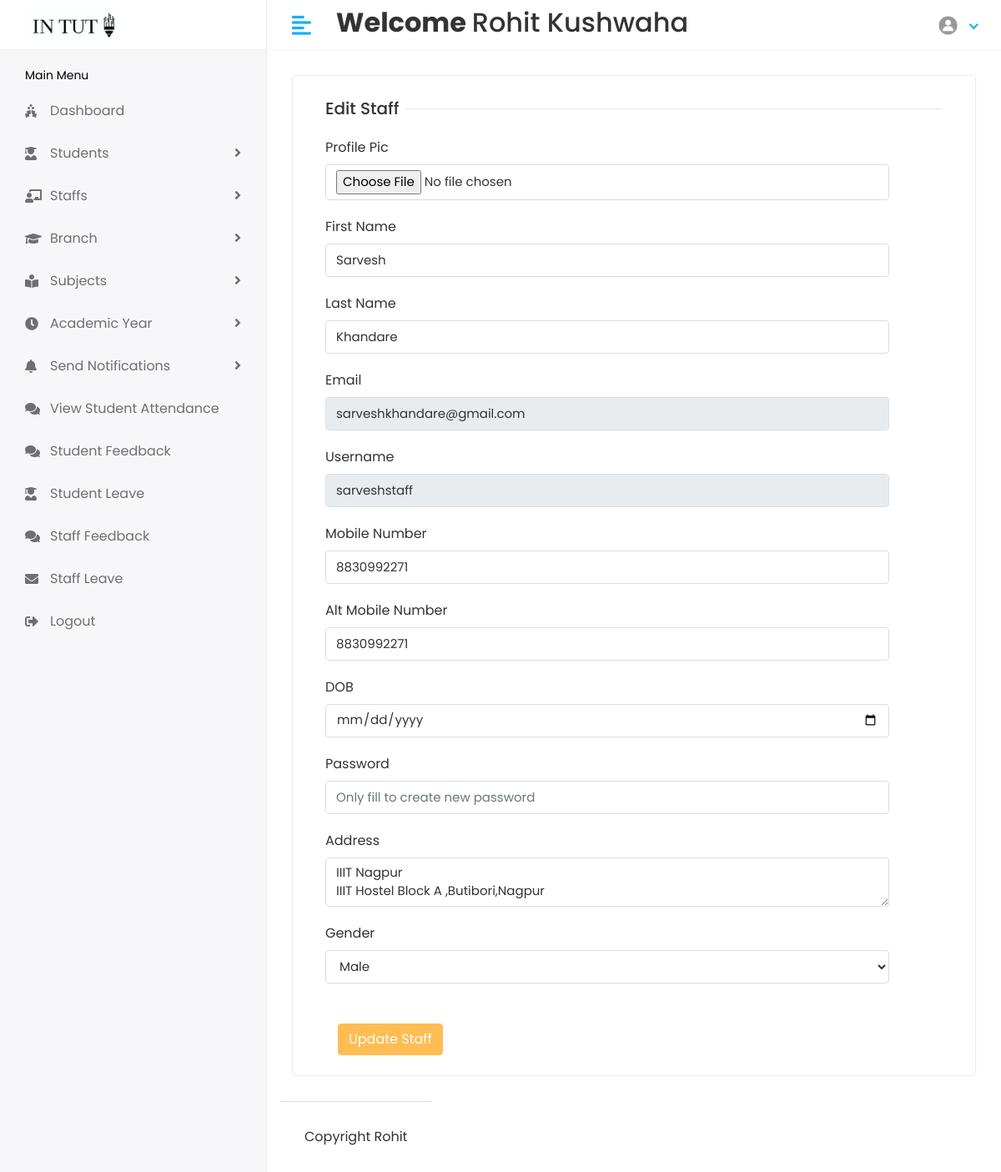
The app's page /Hod/staff/edit/1 (signed in) with its own data.
### stuapp/models.py (models this page shows, shortened)
class CustomUser(AbstractUser):
    USER={
        (1,'HOD'),(2,'STAFF'),(3,'STUDENT')
    }
    user_type=models.CharField(choices=USER,max_length=100,default=1)
    profile_pic=models.ImageField(upload_to='media/profile_pic')

class Staff(models.Model):
    admin=models.OneToOneField(CustomUser,on_delete=models.CASCADE)
    gender=models.CharField(max_length=10)
    address=models.TextField()
    created_at=models.DateField(auto_now_add=True)
    updated_at=models.DateField(auto_now=True)
    dob=models.DateField(default=datetime.now)
    mobile=models.CharField(max_length=100,default="0")
    altmobile=models.CharField(max_length=100,default="0")

### student/hodviews.py (the view)
# urls.py: path('Hod/staff/edit/<str:id>',hodviews.editstaff,name='editstaff'),
@login_required(login_url='/')
def editstaff(request,id):
    staff=Staff.objects.filter(id=id)
    return render(request,'hod/editstaff.html',{'staff':staff})

### templates/hod/editstaff.html (shortened to what this page needs)
{% extends 'base.html' %}
{% block content %}
  <div class="row">
                  <div class="col-sm-12">
                     <div class="card">
                        <div class="card-body">
                           <form method="post" action="{% url 'staffupdate' %}" enctype="multipart/form-data">
                                 <div class="col-12">
                                    <h5 class="form-title"><span>Edit Staff</span></h5>
                                 </div>
                                 {% for i in staff %}
                                 <div class="col-sm-11">
                                    <div class="form-group">
                                       <label>Profile Pic</label>
                                       <input type="file" class="form-control" name="profile_pic"  >
                                    </div>
                                 </div>
                                 <div class="col-sm-11">
                                    <div class="form-group">
                                       <label>First Name</label>
                                       <input type="text" class="form-control" name="first_name"  value="{{i.admin.first_name}}">
                                    </div>
                                 </div>
                                 <div class="col-sm-11">
                                    <div class="form-group">
                                       <label>Last Name</label>
                                       <input type="text" class="form-control" name="last_name"  value="{{i.admin.last_name}}">
                                    </div>
                                 </div>
                               <div class="col-sm-11">
                                    <div class="form-group">
                                       <label>Email</label>
                                       <input type="text" class="form-control" name="email"  value="{{i.admin.email}}" readonly>
                                    </div>
                                 </div>
                                 <div class="col-sm-11">
                                    <div class="form-group">
                                       <label>Username</label>
                                       <input type="text" class="form-control" name="username"  value="{{i.admin.username}}" readonly>
                                    </div>
                                 </div>
                                 <div class="col-sm-11">
                                    <div class="form-group">
                                       <label>Mobile Number</label>
                                       <input type="tel" class="form-control" name="mobile"  value="{{i.mobile}}">
                                    </div>
                                 </div>
                                 <div class="col-sm-11">
                                    <div class="form-group">
                                       <label>Alt Mobile Number</label>
                                       <input type="tel" class="form-control" name="altmobile"  value="{{i.altmobile}}">
                                    </div>
                                 </div>
                                 <div class="col-sm-11">
                                    <div class="form-group">
                                       <label>DOB</label>
                                       <input type="date" class="form-control" name="dob"  value="{{i.dob}}">
                                    </div>
                                 </div>
                               <div class="col-sm-11">
                                    <div class="form-group">
                                       <label>Password</label>
                                       <input type="password" class="form-control" name="password" placeholder="Only fill to create new password" >
                                    </div>
                                 </div>
                               <div class="col-sm-11">
                                    <div class="form-group">
                                        <label>Address</label>
                                        <textarea class="form-control" name="address"  >{{i.address}}</textarea>
                                    </div>
                                 </div>
                               <div class="col-sm-11">
                                    <label>Gender</label>
                                       <select class="form-control" name="gender"  >
                                          <option value="{{i.gender}}" >{{i.gender}}</option>
                                       </select>
                                 </div>
                               <br>
                               <div class="col-sm-11">
                           <br>
                           <div class="col-12">
                            <button type="submit" class="btn btn-primary">Update Staff</button>
                         </div>
{% endfor %}
                           </form>
                        </div>
                     </div>
                  </div>
               </div>
{% endblock %}

### templates/includes/header.html (shortened to what this page needs)
{% load static %}
<div class="header" >
    <div class="header-left" style="background-color:white">
        {% if user.user_type == '1' %}
        <a href="{% url 'hodhome'%}" class="logo container" >
            <img src="{% static 'assets/img/logo1big.png'%}" width="300px" height="100px" alt="Logo">
        </a>
        {% elif user.user_type == '2' %}
        <a href="{% url 'staffhome'%}" class="logo">
            <img src="{% static 'assets/img/logo1big.png'%}" alt="Logo">
        </a>
        {% else %}
        <a href="{% url 'studenthome'%}" class="logo">
            <img src="{% static 'assets/img/logo1big.png'%}" alt="Logo">
        </a>
        {% endif %}
    </div>
    <a href="javascript:void(0);" id="toggle_btn">
        <i class="fas fa-align-left"></i>
    </a>
    <div class="top-nav-search my-2">
        <h2><strong> Welcome </strong> {{user.first_name}} {{user.last_name}} </h2>
    </div>
    <ul class="nav user-menu">
        <li class="nav-item dropdown has-arrow">
            <a href="#" class="dropdown-toggle nav-link" data-toggle="dropdown">
                {% if user.profile_pic == "" %}
                <span class="user-img"><img class="rounded-circle" src="{% static 'assets/img/noimg.jpg' %}" width="31"
                        ></span>
                {% else %}
                <span class="user-img"><img class="rounded-circle" src="/{{user.profile_pic}}" width="31"
                        alt="Ryan Taylor"></span>
                {% endif %}
            </a>
        </li>
    </ul>
</div>

### static/assets/css/style.css (style rules this page uses)
html { height: 100%; }
body { background-color: #fff; color: #333; font-family: 'Poppins', sans-serif; font-size: 1rem; height: 100%; line-height: 1.5; overflow-x: hidden; }
h1, h2, h3, h4, h5, h6 { font-family: 'Poppins', sans-serif; margin-top: 0; }
.form-control { border: 1px solid #ddd; box-shadow: none; color: #333; font-size: 15px; height: 40px; }
a { color: #009ce7; }
input, button, a { transition: all 0.4s ease; -moz-transition: all 0.4s ease; -o-transition: all 0.4s ease; -ms-transition: all 0.4s ease; -webkit-transition: all 0.4s ease; }
input, input:focus, button, button:focus { outline: none; }
input[type="file"] { height: auto; min-height: calc(1.5em + .75rem + 2px); }
input[type=text], input[type=password] { -webkit-appearance: none; -moz-appearance: none; appearance: none; }
textarea.form-control { resize: vertical; }
.form-group { margin-bottom: 1.25rem; }
ul, ol { padding: 0px; list-style: none; }
.btn-primary { background-color: #FFBC53; border: 1px solid #FFBC53; }
.card { border: 1px solid #ececf5; box-shadow: 0 1px 3px 0 rgba(0, 0, 0, 0.03); margin-bottom: 1.875rem; }
.card-body { padding: 1.5rem; }
.header { background-color: #fff; border-bottom: 1px solid #f3f3f4; left: 0; position: fixed; right: 0; top: 0; z-index: 1001; height: 60px; }
.header .header-left { float: left; height: 60px; padding: 0 20px; position: relative; width: 320px; z-index: 1; transition: all 0.2s ease-in-out; background-color: #f7f7fa; border-bottom: 1px solid #efefef; border-right: 1px solid #ececf5; display: flex; align-items: center; }
.header .header-left .logo { display: inline-block; line-height: 60px; }
.header .header-left .logo img { max-height: 40px; width: auto; }
.header .dropdown-toggle:after { display: none; }
.header .has-arrow .dropdown-toggle:after { border-top: 0; border-left: 0; border-bottom: 2px solid #18aefa; border-right: 2px solid #18aefa; content: ''; height: 8px; display: inline-block; pointer-events: none; -webkit-transform-origin: 66% 66%; -ms-transform-origin: 66% 66%; transform-origin: 66% 66%; -webkit-transform: rotate(45deg); -ms-transform: rotate(45deg); transform: rotate(45deg); -webkit-transition: all 0.15s ease-in-out; transition: all 0.15s ease-in-out; width: 8px; vertical-align: 0px; }
.user-menu { float: right; margin: 0; position: relative; z-index: 99; padding-right: 15px; }
.user-menu.nav > li > a { color: #a0a0a0; font-size: 14px; line-height: 58px; padding: 0 15px; height: 60px; }
.user-img { margin-right: 3px; position: relative; }
.top-nav-search { float: left; margin-left: 15px; }
.form-title { width: 100%; max-width: 100%; padding: 0; font-size: 1.25rem; font-weight: 500; line-height: inherit; color: #333; white-space: normal; position: relative; display: block; margin-bottom: 20px; }
.form-title:before { content: ""; position: absolute; left: 0px; right: 0px; height: 1px; top: 50%; background-color: rgba(0, 0, 0, 0.1); }
.form-title span { padding: 0px 0.5rem 0 0; background-color: #fff; display: inline-block; z-index: 2; position: relative; }
@media (min-width: 992px) { #toggle_btn { align-items: center; color: #18aefa; display: inline-flex; float: left; font-size: 26px; height: 60px; justify-content: center; margin-left: 15px; padding: 0 15px; } }

### records on screen
CustomUser: first_name "Rohit", last_name "Kushwaha", profile_pic (placeholder picture)
Staff: first_name "Sarvesh", last_name "Khandare", email "sarveshkhandare@gmail.com", username "sarveshstaff", mobile "8830992271", altmobile "8830992271", address "IIIT Nagpur IIIT Hostel Block A ,Butibori,Nagpur", gender "Male"
